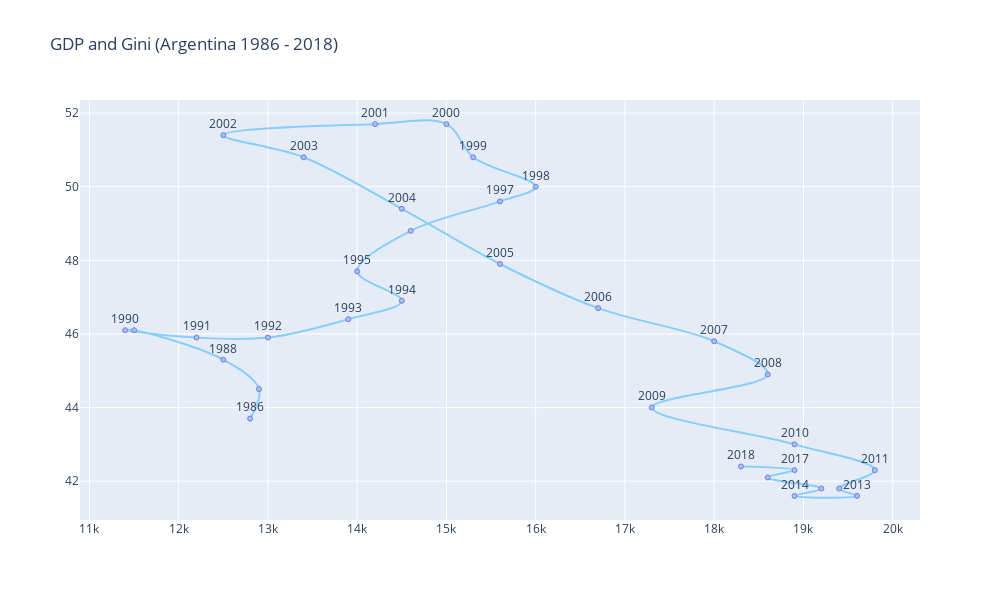

Notebook code cell kept with this figure:
### Code cell
hoverinfo = ['text']
line_shape = 'spline'
mode = 'lines+markers+text'
marker=dict(
    color='LightSkyBlue',
    size=5,
    line=dict(
        color='MediumPurple',
        width=1
    )
)
showlegend=False

fig = go.Figure()

years = np.array([1986,'',1988,'',1990,1991,1992,1993,1994,1995,'',1997,1998,1999,2000,2001,2002,2003,2004,2005,2006,2007,2008,2009,2010,2011,'',2013,2014,'','',2017,2018])


fig.add_trace(go.Scatter(
    x = arg.gdp,
    y = arg.gini,
    text = years,
    hoverinfo = hoverinfo,
    line_shape = line_shape,
    mode = mode,
    marker = marker,
    showlegend = showlegend
))

# fig.update_annotations(visible=True)
fig.update_traces(textposition='top center')



fig.update_layout(
    height=600,
    width=1000,
    title_text='GDP and Gini (Argentina 1986 - 2018)'
)


fig.show()

### Figure 1 — Plotly figure (JSON) as saved in the notebook; plotly's stock layout.template omitted (floating-point values rounded to 4 significant figures)
{"data": [{"hoverinfo": ["text"], "line": {"shape": "spline"}, "marker": {"color": "LightSkyBlue", "line": {"color": "MediumPurple", "width": 1}, "size": 5}, "mode": "lines+markers+text", "showlegend": false, "text": ["1986", "", "1988", "", "1990", "1991", "1992", "1993", "1994", "1995", "", "1997", "1998", "1999", "2000", "2001", "2002", "2003", "2004", "2005", "2006", "2007", "2008", "2009", "2010", "2011", "", "2013", "2014", "", "", "2017", "2018"], "textposition": "top center", "type": "scatter", "x": [12800, 12900, 12500, 11500, 11400, 12200, 13000, 13900, 14500, 14000, 14600, 15600, 16000, 15300, 15000, 14200, 12500, 13400, 14500, 15600, 16700, 18000, 18600, 17300, 18900, 19800, 19400, 19600, 18900, 19200, 18600, 18900, 18300], "y": [43.7, 44.5, 45.3, 46.1, 46.1, 45.9, 45.9, 46.4, 46.9, 47.7, 48.8, 49.6, 50, 50.8, 51.7, 51.7, 51.4, 50.8, 49.4, 47.9, 46.7, 45.8, 44.9, 44, 43, 42.3, 41.8, 41.6, 41.6, 41.8, 42.1, 42.3, 42.4]}], "layout": {"height": 600, "title": {"text": "GDP and Gini (Argentina 1986 - 2018)"}, "width": 1000}}
